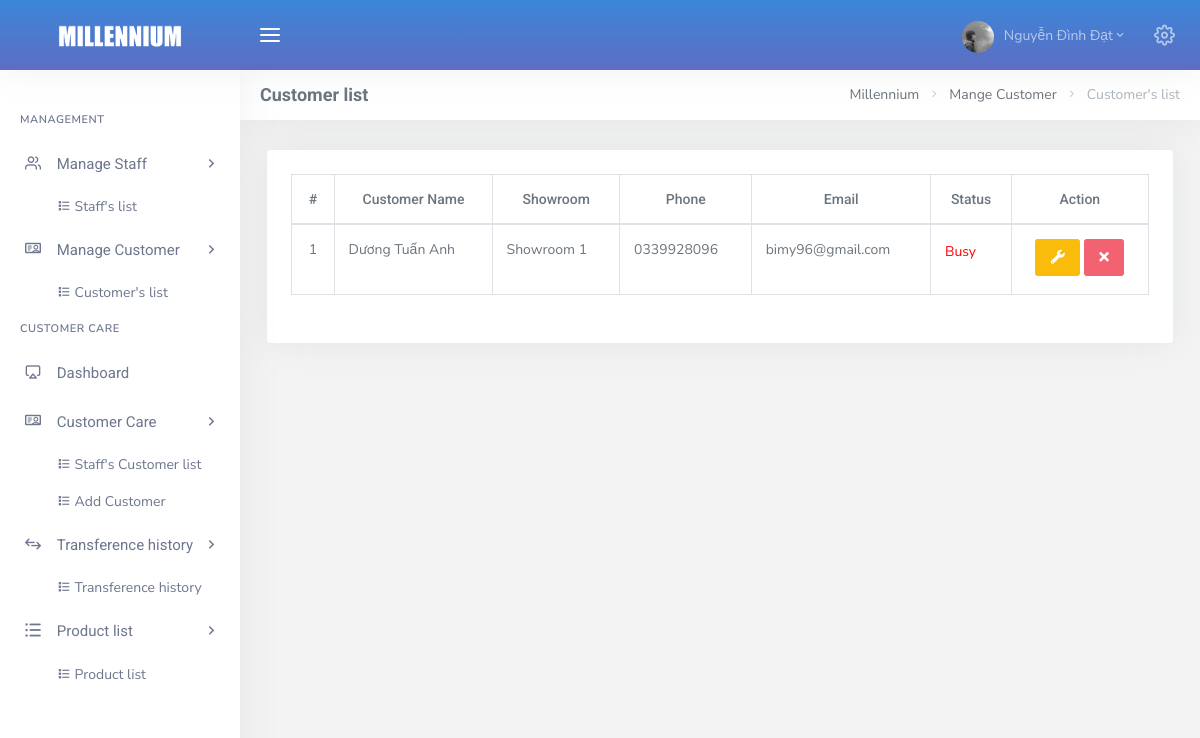
The page /admin/dashboard.php?page=list_customer (signed in) on the database its author committed.
### tables this page shows
CREATE TABLE `tbl_customer` (
  `id` int(11) NOT NULL,
  `name` varchar(50) NOT NULL,
  `showroom_id` int(11) NOT NULL,
  `phone` varchar(10) NOT NULL,
  `email` varchar(50) NOT NULL,
  `sex` varchar(5) NOT NULL,
  `birth` date NOT NULL DEFAULT '1970-01-01',
  `passw` varchar(50) NOT NULL,
  `avatar` varchar(50) NOT NULL DEFAULT 'guest.jpg',
  `create_at` datetime NOT NULL DEFAULT current_timestamp()
);

CREATE TABLE `tbl_showroom` (
  `showroom_id` int(11) NOT NULL,
  `title` varchar(50) NOT NULL,
  `addres` varchar(100) NOT NULL,
  `create_at` datetime NOT NULL DEFAULT current_timestamp()
);

### admin/Controller/Customer/Customer_c.php (called while the page is built)
<?php
    include_once("Model/Customer/Customer_m.php");
    class Customer_c extends Customer_m {
        private $customer;
        function __construct()
        {
            $this->customer = new Customer_m();
        }
        public function Customer () {
            $customer = $this->customer->getCustomer();
            include_once 'View/Customer/list_customer.php';
        }
    }

### admin/Config/myConfig.php (called while the page is built, shortened)
<?php
	class Connect{
		private $user = "root";
		private $pass = "";
		private $dns = "mysql:host=localhost;dbname=customer_care";
		function __construct(){
			try {
				$this->pdo = new PDO($this->dns, $this->user, $this->pass);
				$this->pdo->query("SET NAMES utf8");
			} catch (PDOException $e) {
				echo $e->getMessage();
				exit();
			}
		}
	}
 ?>

### admin/Model/Customer/Customer_m.php (called while the page is built, shortened)
<?php
    include_once("Config/myConfig.php");
    class Customer_m extends Connect {
        function __construct()
        {
            parent::__construct();
        }
        protected function getCustomer () {
            $sql = "SELECT
                        *
                    FROM
                        tbl_customer,
                        tbl_showroom,
                        tbl_care
                    WHERE
                        tbl_customer.showroom_id = tbl_showroom.showroom_id AND tbl_customer.id = tbl_care.customer_id
                    ORDER BY
                        tbl_customer.create_at
                    DESC
                        ";
            $pre = $this->pdo->prepare($sql);
            $pre->execute();
            $result = array();
            while ($row = $pre->fetch(PDO::FETCH_ASSOC)) {
                $result[] = $row;
            }
            return $result;
        }
    }

### admin/View/Customer/list_customer.php (the view, shortened to what this page needs)
<?php
  include_once("Controller/Customer/Customer_c.php");
 ?>
<div class="row">
  <div class="col-12">
    <div class="card-box table-responsive table_Cus">
        <table id="datatable_listcustomer" class="display table table-bordered dt-responsive nowrap" style="border-collapse: collapse; border-spacing: 0; width: 100%;">
          <thead>
            <tr class="text-center">
              <th>#</th>
              <th>Customer Name</th>
              <th>Showroom</th>
              <th>Phone</th>
              <th>Email</th>
              <th>Status</th>
              <th>Action</th>
            </tr>
          </thead>
          <tbody id="view_data">
            <?php
              $dem = 0;
              foreach ($customer as $key => $value) {
              ?>
                <tr>
                  <td class="text-center"><?php echo $dem+=1; ?></td>
                  <td><?php echo $value['name']; ?></td>
                  <td><?php echo $value['title']; ?></td>
                  <td><?php echo $value['phone']; ?></td>
                  <td><?php echo $value['email']; ?></td>
                  <td><?php
                      if ($value['status'] == 1) {
                          echo "<p style='color: red;'>Busy</p>";
                      }else if ($value['status'] == 2){
                          echo "<p style='color: green;'>Purchased</p>";
                      }else if ($value['status'] == 3){
                          echo "<p style='color: blue;'>New</p>";
                      }
                  ?></td>
                  <td class="text-center">
                    <button type="button" class="btn btn-icon waves-effect waves-light btn-warning" data-toggle="modal" data-target="#edit_customer<?= $value['id'] ?>" data-whatever="@getbootstrap" title="Modify"><span><i class="fas fa-wrench"></i></span></button>
                      <button class="btn btn-danger btn-icon waves-effect waves-light delCus" value="<?php echo $value['id']; ?>" title="Delete">
                        <i class="fas fa-times"></i>
                      </button>
                  </td>
                </tr>
              <?php
              }
             ?>
          </tbody>
      </table>
    </div>
  </div>
</div>

### rows shown on the page
tbl_customer: dem "1", name "Dương Tuấn Anh", showroom.title "Showroom 1", phone "0339928096", email "bimy96@gmail.com", $value['id'] 7 (drawn)

### other values the page prints
$_SESSION['name'] "Nguyễn Đình Đạt"
